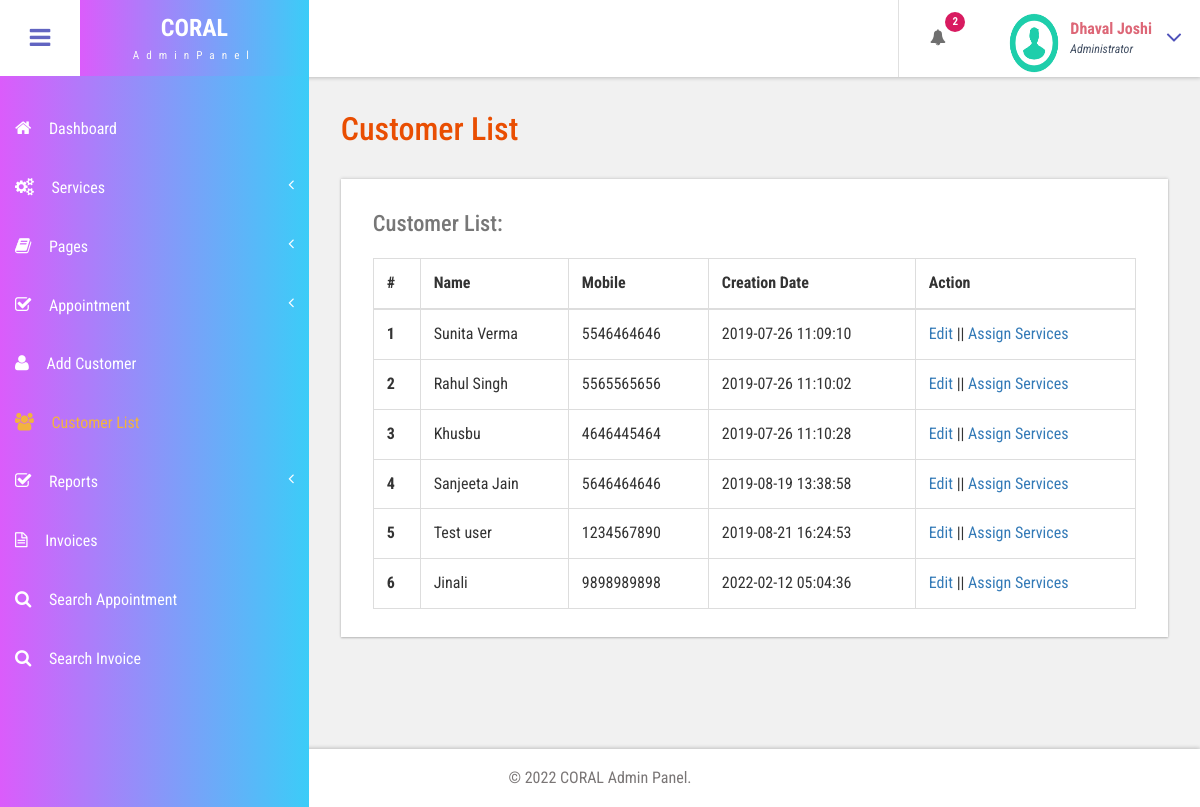
Page /CoralTheBeautyStudio/admin/customer-list.php (signed in) on the committed database.
### tables this page shows
CREATE TABLE `tblcustomers` (
  `ID` int(10) NOT NULL,
  `Name` varchar(120) DEFAULT NULL,
  `Email` varchar(200) DEFAULT NULL,
  `MobileNumber` bigint(11) DEFAULT NULL,
  `Gender` enum('Female','Male','Transgender') DEFAULT NULL,
  `Details` mediumtext DEFAULT NULL,
  `CreationDate` timestamp NULL DEFAULT current_timestamp(),
  `UpdationDate` timestamp NULL DEFAULT NULL ON UPDATE current_timestamp()
);

### CoralTheBeautyStudio/admin/customer-list.php (the view, shortened to what this page needs)
<?php
include('includes/dbconnection.php');
if (strlen($_SESSION['bpmsaid']==0)) {
  header('location:logout.php');
  } else{
  ?>
<!DOCTYPE HTML>
<html>
<head>
<link href="css/bootstrap.css" rel='stylesheet' type='text/css' />
<link href="css/style.css" rel='stylesheet' type='text/css' />
<link href="css/font-awesome.css" rel="stylesheet">
<link href="css/animate.css" rel="stylesheet" type="text/css" media="all">
<link href="css/custom.css" rel="stylesheet">
</head>
<body class="cbp-spmenu-push">
	<div class="main-content">
		 <?php include_once('includes/sidebar.php');?>
		 <?php include_once('includes/header.php');?>
		<div id="page-wrapper">
			<div class="main-page">
				<div class="tables">
					<h3 class="title1">Customer List</h3>
					<div class="table-responsive bs-example widget-shadow">
						<h4>Customer List:</h4>
						<table class="table table-bordered"> <thead> <tr> <th>#</th> <th>Name</th> <th>Mobile</th> <th>Creation Date</th><th>Action</th> </tr> </thead> <tbody>
<?php
$ret=mysqli_query($con,"select *from  tblcustomers");
$cnt=1;
while ($row=mysqli_fetch_array($ret)) {
?>
						 <tr> <th scope="row"><?php echo $cnt;?></th> <td><?php  echo $row['Name'];?></td> <td><?php  echo $row['MobileNumber'];?></td><td><?php  echo $row['CreationDate'];?></td> <td><a href="edit-customer-detailed.php?editid=<?php echo $row['ID'];?>">Edit</a>  ||  <a href="add-customer-services.php?addid=<?php echo $row['ID'];?>">Assign Services</a></td> </tr>   <?php
$cnt=$cnt+1;
}?></tbody> </table>
					</div>
				</div>
			</div>
		</div>
		 <?php include_once('includes/footer.php');?>
	</div>
</body>
</html>
<?php }  ?>

### CoralTheBeautyStudio/admin/includes/header.php (shortened to what this page needs)
<div class="sticky-header header-section ">
      <div class="header-left">
        <button id="showLeftPush"><i class="fa fa-bars"></i></button>
        <div class="logo">
          <a href="dashboard.php">
            <h1>CORAL</h1>
            <span>AdminPanel</span>
          </a>
        </div>
        <div class="clearfix"> </div>
      </div>
      <div class="header-right">
        <div class="profile_details_left">
          <ul class="nofitications-dropdown">
            <?php
$ret1=mysqli_query($con,"select ID,Name from  tblappointment where Status=''");
$num=mysqli_num_rows($ret1);
?>
            <li class="dropdown head-dpdn">
              <a href="#" class="dropdown-toggle" data-toggle="dropdown" aria-expanded="false"><i class="fa fa-bell"></i><span class="badge blue"><?php echo $num;?></span></a>
            </li>
          </ul>
          <div class="clearfix"> </div>
        </div>
        <div class="profile_details">
        <?php
$adid=$_SESSION['bpmsaid'];
$ret=mysqli_query($con,"select AdminName from tbladmin where ID='$adid'");
$row=mysqli_fetch_array($ret);
$name=$row['AdminName'];
?>
          <ul>
            <li class="dropdown profile_details_drop">
              <a href="#" class="dropdown-toggle" data-toggle="dropdown" aria-expanded="false">
                <div class="profile_img">
                  <span class="prfil-img"><img src="images/download (1).png" alt="" width="50" height="60"> </span>
                  <div class="user-name">
                    <p><?php echo $name; ?></p>
                    <span>Administrator</span>
                  </div>
                  <i class="fa fa-angle-down lnr"></i>
                  <div class="clearfix"></div>
                </div>
              </a>
            </li>
          </ul>
        </div>
      </div>
      <div class="clearfix"> </div>
    </div>

### CoralTheBeautyStudio/admin/css/style.css (style rules this page uses)
h4, h5, h6, h1, h2, h3 { margin: 0; }
ul, ol { margin: 0; }
p { margin: 0; }
html, body { font-family: 'Roboto Condensed', sans-serif; font-size: 100%; overflow-x: hidden; background: #fff; }
body a { transition: 0.5s all ease; -webkit-transition: 0.5s all ease; -moz-transition: 0.5s all ease; -o-transition: 0.5s all ease; -ms-transition: 0.5s all ease; text-decoration:none; }
h1,h2,h3,h4,h5,h6 { margin:0; }
p { margin:0; }
ul,label { margin:0; padding:0; }
.main-content { position: relative; }
.sticky-header { position: fixed; top: 0; left:0px; width: 100%; z-index: 100; }
.header-section { background:#FFF; box-shadow: 1px 1px 4px rgba(0, 0, 0, 0.21); -webkit-box-shadow: 1px 1px 4px rgba(0, 0, 0, 0.21); -moz-box-shadow: 1px 1px 4px rgba(0, 0, 0, 0.21); -o-box-shadow: 1px 1px 4px rgba(0, 0, 0, 0.21); }
.header-section::after { clear: both; display: block; content: ''; }
.header-left { float: left; width: 45%; }
.header-right { float: right; }
button#showLeftPush { font-size: 1.5em; width: 80px; padding: 0.87em 0; text-align: center; cursor: pointer; float: left; color: #6F6F6F; -moz-transition: all 0.2s ease-out 0s; -webkit-transition: all 0.2s ease-out 0s; transition: all 0.2s ease-out 0s; border: none; background-color: #fff; outline:none; }
.cbp-spmenu-push { overflow-x: hidden; position: relative; }
.cbp-spmenu, .cbp-spmenu-push { -webkit-transition: all 0.3s ease; -moz-transition: all 0.3s ease; transition: all 0.3s ease; }
.cbp-spmenu-push div#page-wrapper { margin: 0 0 0 19.3em; transition:.5s all; -webkit-transition:.5s all; -moz-transition:.5s all; }
.fa { display: inline-block; font-family: FontAwesome; font-style: normal; font-weight: normal; line-height: 1; -webkit-font-smoothing: antialiased; -moz-osx-font-smoothing: grayscale; }
.logo { background-image: linear-gradient(270deg,#28daf7 -12%,#db5cfb 100%)!important; text-align: center; float: left; }
.logo a { padding: 0.9em 3.3em .7em; display: block; text-decoration: none; }
.logo a h1 { color: #fff; font-size: 1.5em; line-height: 1.2em; font-weight: 700; }
.logo a span { color: #F8F8F8; font-size: .7em; text-align: center; letter-spacing: 7px; }
.profile_details_left { float: left; }
li.dropdown.head-dpdn { display: inline-block; padding: 1.7em 0; border-left: 1px solid #E0E0E0; float: left; }
li.dropdown.head-dpdn a.dropdown-toggle { padding: 1.7em 2em; }
i.fa.fa-bell { color:#6F6F6F; }
.header-right span.badge { font-size: 11px; font-weight: bold; color: #FFF; background: #8BC34A; line-height: 15px; width: 20px; height: 20px; border-radius: 2em; -webkit-border-radius: 2em; -moz-border-radius: 2em; -o-border-radius: 2em; text-align: center; display: inline-block; position: absolute; top: 16%; padding: 2px 0 0; }
.header-right span.blue { background-color:#D81B60; }
.profile_details { float: right; }
.profile_details_drop a.dropdown-toggle { display:block; padding: 0.8em 3em 0 2em; }
.profile_img span.prfil-img { float:left; }
.user-name { float:left; margin-top:8px; margin-left:11px; height:35px; }
.profile_details ul li { list-style-type:none; position:relative; }
.profile_details li a i.fa.lnr { position: absolute; top: 34%; right: 8%; color: #4F52BA; font-size: 1.6em; }
.user-name p { font-size:1em; color:#DD6777; line-height:1em; font-weight:700; }
.user-name span { font-size: .75em; font-style: italic; color: #424f63; font-weight: normal; margin-top: .3em; }
.widget-shadow { background-color: #fff; box-shadow: 0 -1px 3px rgba(0,0,0,.12),0 1px 2px rgba(0,0,0,.24); -webkit-box-shadow: 0 -1px 3px rgba(0,0,0,.12),0 1px 2px rgba(0,0,0,.24); -moz-box-shadow: 0 -1px 3px rgba(0,0,0,.12),0 1px 2px rgba(0,0,0,.24); }
h3.title1 { font-size: 2em; color: #e94e02; margin-bottom: 0.8em; }
.table > thead > tr > th, .table > tbody > tr > th, .table > tfoot > tr > th, .table > thead > tr > td, .table > tbody > tr > td, .table > tfoot > tr > td { border-top: none; }
.tables h4 { font-size: 1.4em; margin-bottom: 1em; color: #777777; }
.tables .panel-body ,.tables .bs-example { padding: 2em 2em 0.5em; }
.tables .table > thead > tr > th, .tables .table > tbody > tr > th, .tables .table > tfoot > tr > th, .tables .table > thead > tr > td, .tables .table > tbody > tr > td, .tables .table > tfoot > tr > td { padding: 13px; border-top: 1px solid #E0E0E0; }
.bs-example { margin-top: 2em; }

### CoralTheBeautyStudio/admin/css/custom.css (style rules this page uses)
#page-wrapper { padding:7em 2em 2.5em; background-color: #F1F1F1; }

### rows in the picture
tblcustomers: Name "Sunita Verma", MobileNumber "5546464646", CreationDate "2019-07-26 11:09:10"
tblcustomers: Name "Rahul Singh", MobileNumber "5565565656", CreationDate "2019-07-26 11:10:02"
tblcustomers: Name "Khusbu", MobileNumber "4646445464", CreationDate "2019-07-26 11:10:28"
tblcustomers: Name "Sanjeeta Jain", MobileNumber "5646464646", CreationDate "2019-08-19 13:38:58"
tblcustomers: Name "Test user", MobileNumber "1234567890", CreationDate "2019-08-21 16:24:53"
tblcustomers: Name "Jinali", MobileNumber "9898989898", CreationDate "2022-02-12 05:04:36"

### other values in the picture
$num "2"
$name "Dhaval Joshi"
